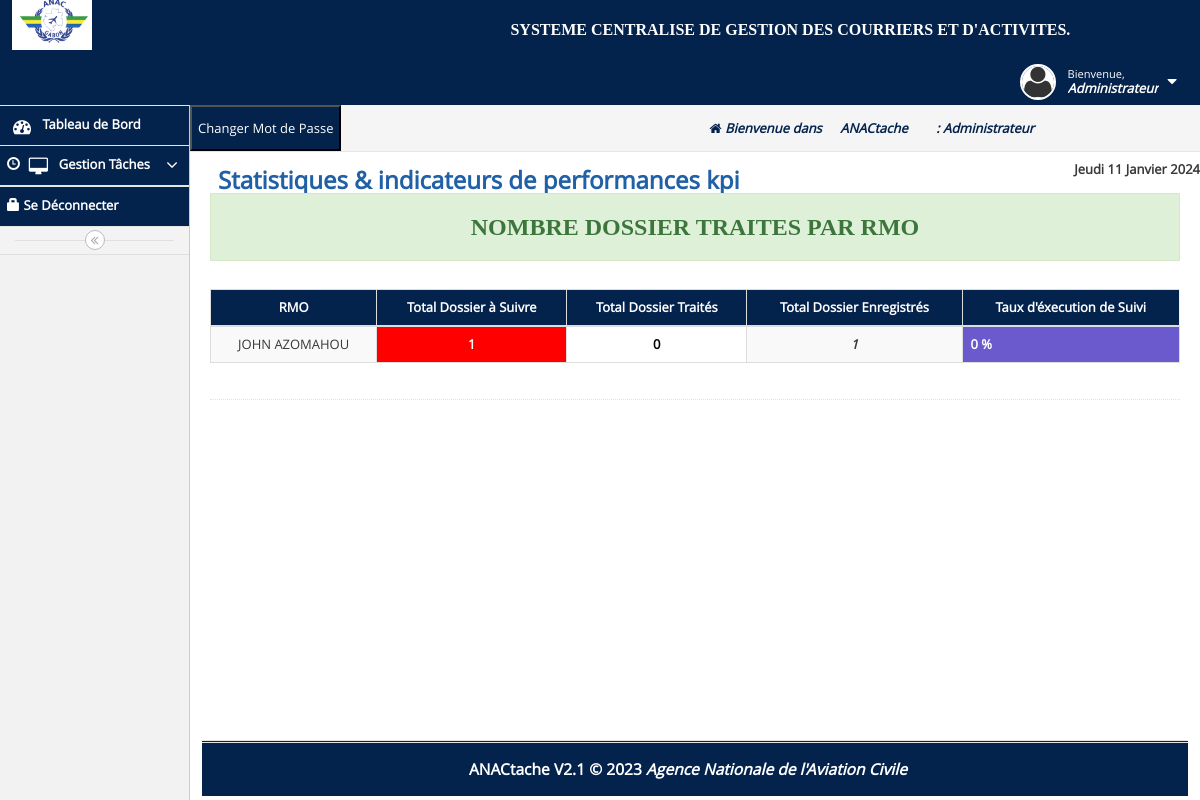
Screenshot of /ANAC/stat_nombre_dossier_traite_RMO.php (signed in) with the database file from the repository.
### tables this page shows
CREATE TABLE `attributeur_tache` (
  `idattributeur` int(4) NOT NULL,
  `numat` int(4) NOT NULL,
  `dateheuresaisi` varchar(100) NOT NULL,
  `nomattributeur` varchar(255) DEFAULT NULL,
  `personnelanac` varchar(3) NOT NULL,
  `emailanac` varchar(255) NOT NULL COMMENT 'POUR ENVYER EMAIL OTOMATIK ATTRIBUTR CHOSI'
);

### ANAC/stat_nombre_dossier_traite_RMO.php (the view, shortened to what this page needs)
<?php
include('entete.php');
include('menu.php');
?>
        <div class="sidebar-toggle sidebar-collapse" id="sidebar-collapse">
          <i class="ace-icon fa fa-angle-double-left" data-icon1="ace-icon fa fa-angle-double-left" data-icon2="ace-icon fa fa-angle-double-right"></i>
        </div>
      </div>
      <div class="main-content"  >
        <div class="main-content-inner">
          <div class="breadcrumbs" id="breadcrumbs">
            <button title="Changer votre mot de passe" type="button"name="majpwd" id="majpwd" data-toggle="modal" data-target="#add_data_Modal_mdp_forget" style="background-color:#03224c;color:white">Changer Mot de Passe </button></a></li>
                   <B><I style="color:#03224c;font-weight:bold">
                    <i class="ace-icon fa fa-home home-icon"></i>  Bienvenue dans
                    <ul class="breadcrumb">
              <li>
                <B style="color:#03224c;font-weight:bold">ANACtache</B>
              </li>
            </ul>
                      :<?php echo  ' ' .$_SESSION['user']['prenag']?>
                         <?php echo  ' ' .$_SESSION['user']['nomag']?></I></B>
          </div>
          <div class="page-content">
            <div class="ace-settings-container" id="ace-settings-container">
              <strong class="#2060a6">
                     <?php
                              $nom_jour_fr = array("Dimanche", "Lundi", "Mardi", "Mercredi", "Jeudi", "Vendredi", "Samedi");
                              $mois_fr = Array("", "Janvier", "Février", "Mars", "Avril", "Mai", "Juin", "Juillet", "Aout",
                                  "Septembre", "Octobre", "Novembre", "Decembre");
                          list($nom_jour, $jour, $mois, $annee) = explode('/', date("w/d/n/Y"));
                                                    echo $nom_jour_fr[$nom_jour].' '.$jour.' '.$mois_fr[$mois].' '.$annee;
                          ?>
                  </strong>
            </div>
            <div class="page-header">
              <h1 style="color:#2060a6;font-weight:bold">
                Statistiques & indicateurs de performances kpi
              </h1>
            <div class="row">
              <div class="col-xs-12">
                <div class="alert alert-block alert-success">
                     <center><font face="candara" FONT size="5"> <B>NOMBRE DOSSIER TRAITES PAR RMO </B></font></center>
                </div>
                <div class="row">
                  <div class="col-xs-12">
                    <div class="clearfix">
                    </div>
                     <?php
                                      require_once("../param_connexion_bdd/connexiobddAJAX.php");
                                  $requete="SELECT attributeur_tache.nomattributeur,user_anacstat.numat,attributeur_tache.idattributeur,
                                                   (COUNT(*)-(SUM(IF(suivi_tache.idstatuttache=5, 1, 0)))) AS tauxexecutionTOTAL,
                                                    (SUM(IF(suivi_tache.idstatuttache=5, 1, 0))) AS tauxexecutioncloture,
                                          ROUND(((((SUM(IF(suivi_tache.idstatuttache=5, 1, 0)))) / (COUNT(*)))*100),2) AS tauxexecution,
                                                           COUNT(*) AS nbredetache
FROM suivi_tache
LEFT JOIN emetteur_tache ON emetteur_tache.idemetteur=suivi_tache.idemetteur
LEFT JOIN attributeur_tache ON attributeur_tache.idattributeur=suivi_tache.idattributeur
LEFT JOIN user_anacstat ON user_anacstat.idattributache=attributeur_tache.idattributeur
LEFT JOIN statut_tache ON statut_tache.idstatuttache=suivi_tache.idstatuttache
LEFT  JOIN organisme ON organisme.idorga=suivi_tache.idorga
LEFT JOIN personnel_aeronautique ON personnel_aeronautique.idpersoaero=suivi_tache.idpersoaero
LEFT JOIN aeronef_adna ON aeronef_adna.idaeronef=suivi_tache.idaeronef
LEFT JOIN domaine ON  domaine.iddomaine=suivi_tache.iddomaine
LEFT JOIN formulaire_utilise_anactache ON formulaire_utilise_anactache.idformutilise=suivi_tache.formutilise
LEFT JOIN document_delivre_anactache ON document_delivre_anactache.iddocdelivre=suivi_tache.documadelivre
              WHERE   suivi_tache.separer_tache_dj_anac='ANAC'
               GROUP BY   attributeur_tache.idattributeur
               ORDER BY attributeur_tache.nomattributeur ";
                                        $reponse = mysqli_query($db, $requete) or die (mysqli_error($db));
                             ?>
                    <div>
                      <table id="dynamic-table" class="table table-striped table-bordered table-hover">
                        <thead>
                          <tr>
                            <th style="background-color:#03224c;color:white"><center>RMO</center></th>
                            <th style="background-color:#03224c;color:white"><center>Total Dossier à Suivre</center></th>
                            <th style="background-color:#03224c;color:white"><center>Total Dossier Traités </center></th>
                            <th style="background-color:#03224c;color:white"><center>Total Dossier Enregistrés</center></th>
                            <th style="background-color:#03224c;color:white"><center>Taux d'éxecution de Suivi </center></th>
                          </tr>
                        </thead>
                        <tbody>
                                                <?php
                                                            while($res=mysqli_fetch_assoc($reponse)){
                                                               $tauxexecution=$res['tauxexecution'];
                                                              $tauxexecutionTOTAL=$res['tauxexecutionTOTAL'];
                                                              $tauxexecutioncloture=$res['tauxexecutioncloture'];
                                                ?>
                          <tr>
         <td><center><?php echo  $res['nomattributeur'];?></center></td>
                        <?php
                                      if ($tauxexecutionTOTAL <= 0)
                                            {
            echo '<td style="background-color:white;color:black"><a style="color:red;font-weight:bold;color:black" ><center> '.$tauxexecutionTOTAL.' </center> </a></td>';
                                            }
                                                             else {
        echo '<td id="DivClignotante" style=visibility:visible;background-color:RED;color:white"><a style="color:white;font-weight:bold" ><center>'.$tauxexecutionTOTAL.' </center> </a></td></div>';
                      ;}?>
                        <?php
                                      if ($tauxexecutioncloture <= 0)
                                            {
            echo '<td style="background-color:white;color:black"><a style="color:red;font-weight:bold;color:black" >
                            <center>'.$tauxexecutioncloture.'</center> </a></td>';
                                            }
                                                             else {
        echo '<td  style=visibility:visible;background-color:green;color:white"><a style="color:white;font-weight:bold" > <center>'.$tauxexecutioncloture.'</center></a></td></div>';
                      ;}?>
          <td  > <center><b><i><?php echo  $res['nbredetache'];?></i></b></center></td>
                                 <td style="background-color:SlateBlue;color:white">
                                    <?php
                                            if ($res['tauxexecution']=='0')
                                                      {
                                                echo '<b style="color:white;font-weight:bold"> 0 %</b>';
                                                       }
                                              else {
                                 echo '<center><b>  '.$tauxexecution.' % </center></b>';
                                                    }
                                    ?>
                                 </td>
                             <?php }?>
                    </div>
                  </div>
                </div>
              </div>
              </div>
            </div>
          </div>
        </div>
      </div>
        <?php include('pied.php');?>
  </body>
</html>

### rows the page displays
attributeur_tache: nomattributeur "JOHN AZOMAHOU", tauxexecutionTOTAL "1", tauxexecutioncloture "0", nbredetache "1"

### other values shown
$_SESSION['user']['nomag'] "Administrateur"
$nom_jour_fr[$nom_jour] "Jeudi"
$jour "11"
$mois_fr[$mois] "Janvier"
$annee "2024"
